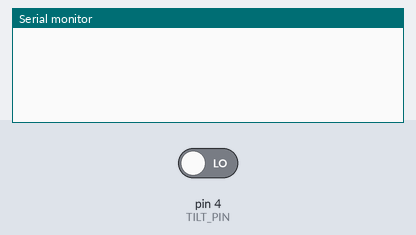
Bench run of a sketch on a simulated Arduino Uno, built with avr-gcc and run on an emulated ATmega328P. Parts: the last lines printed to the serial monitor. The inputs (shaded band) are chosen by the test bench; at power-on: pin 4 (TILT_PIN) LOW.

Above: at 1.8 s.
1.9 s: pin 4 (TILT_PIN) driven HIGH
At 3.2 s:
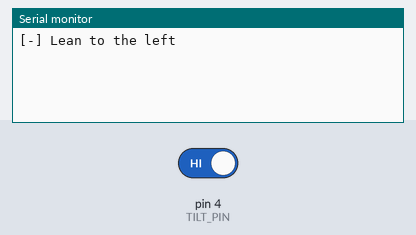
3.5 s: pin 4 (TILT_PIN) driven LOW
At 4.4 s:
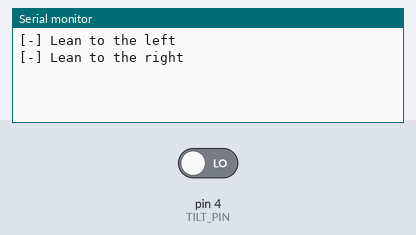

The sketch:

Course15.ino
```cpp
#define TILT_PIN 4

static int oldState = 0;

void setup() {
  Serial.begin(9600);
  pinMode(TILT_PIN, INPUT);
}

void loop() {
  byte state = digitalRead(TILT_PIN);
  if( state && oldState != state ) {
    Serial.println("[-] Lean to the left");
    oldState = state;
  } else if( !state && oldState != state ) {
    Serial.println("[-] Lean to the right");
    oldState = state;
  }
  delay(500);
}
```

Measured:
- after the input at 1.9 s, the serial monitor: prints a new line after 0.10 s (image 1)
- after the input at 3.5 s, the serial monitor: prints a new line at once (image 2)
